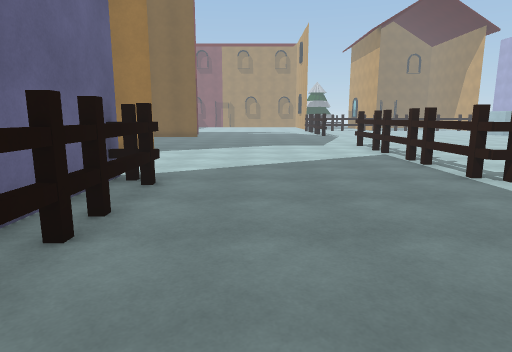
View 1 (above)

18 first-person views from a walk through a scene from a Unity 3-D project. The camera is 1.5 m above the floor, tilts 10° down and sees 75° across. The floor is counted in squares, 1 m on a side. Each view is taken from the middle of a square. On the plan, view 1 faces up. The plan holds only what a view shows up to about 15 squares ahead; the rest is blank. The place goes on beyond the plan. The player is left out. Some animated figures are not drawn.

View 2
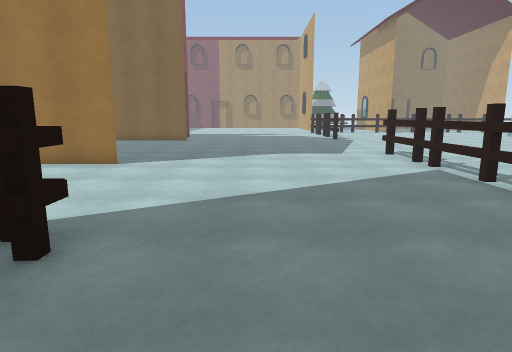

View 3
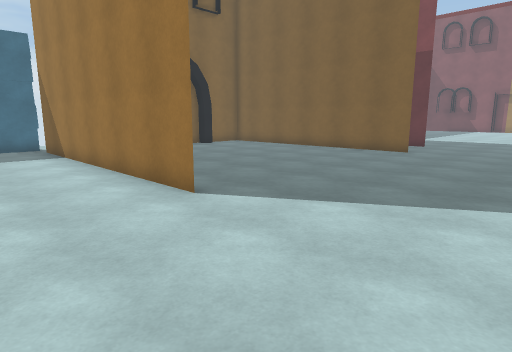

View 4
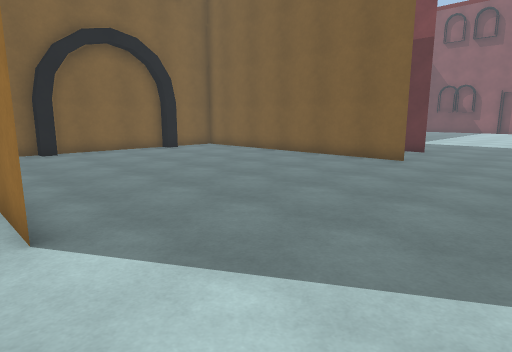

View 5
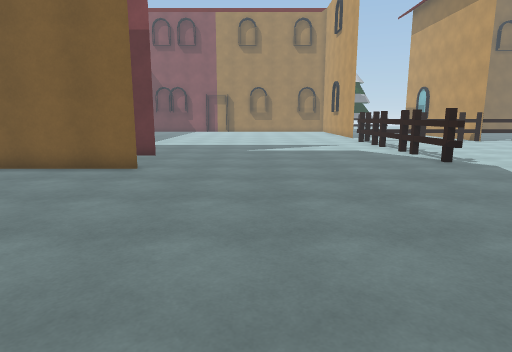

View 6
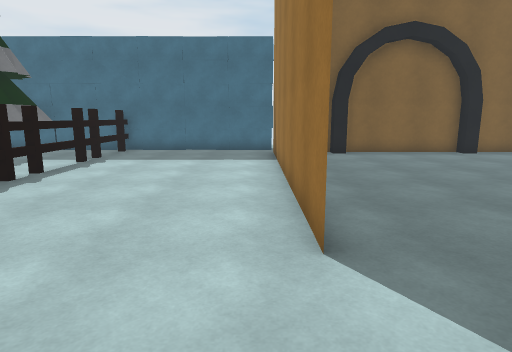

View 7
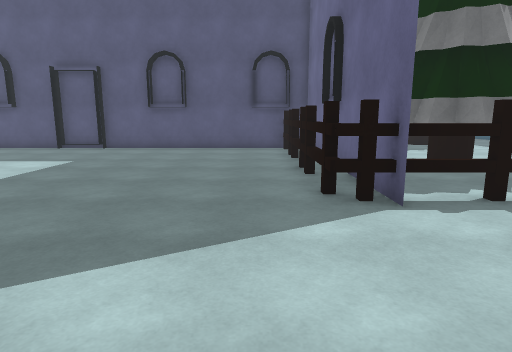

View 8
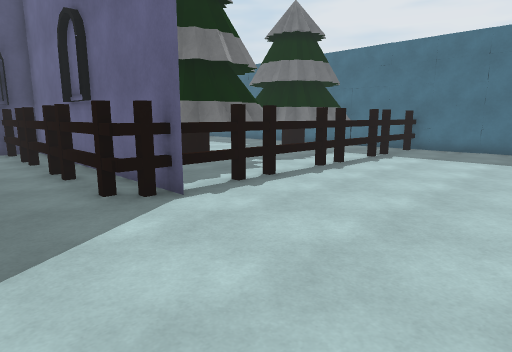

View 9
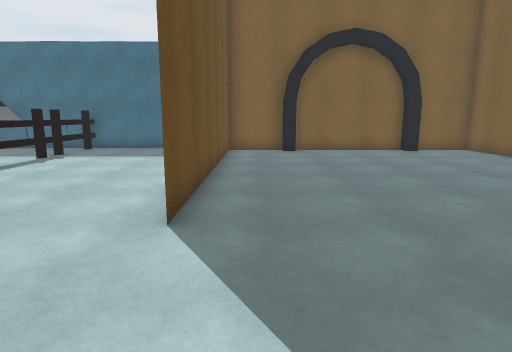

View 10
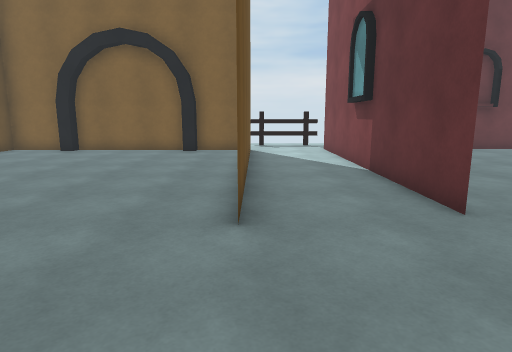

View 11
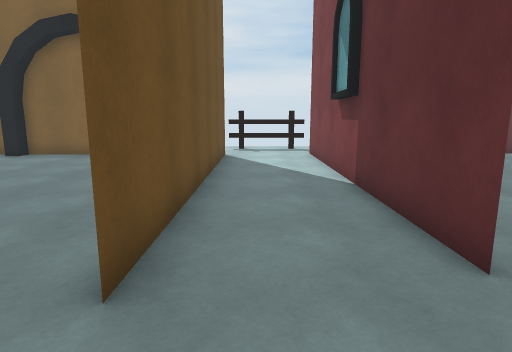

View 12
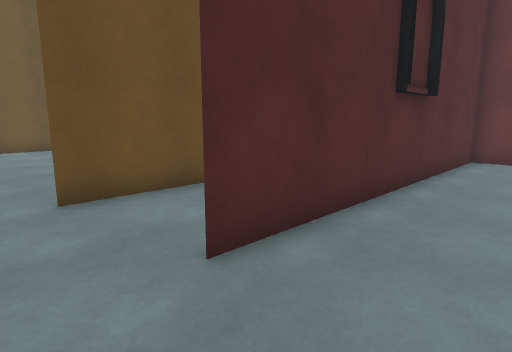

View 13
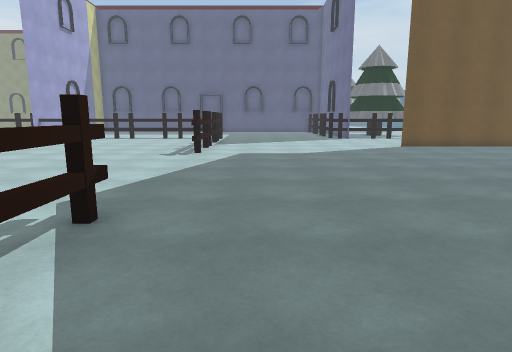

View 14
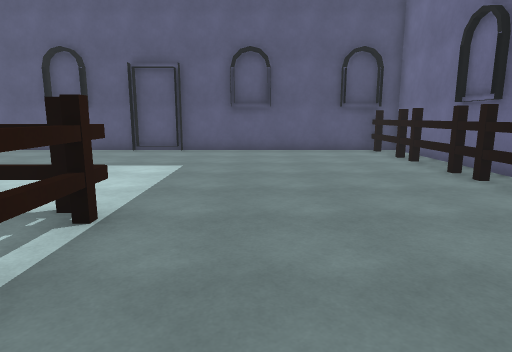

View 15
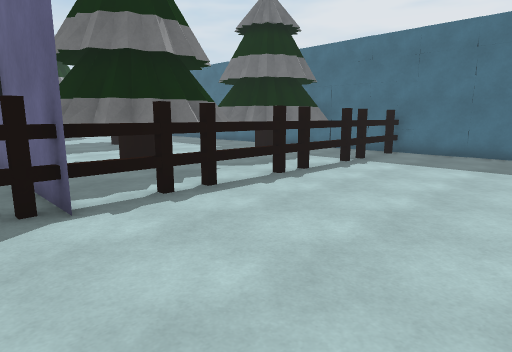

View 16
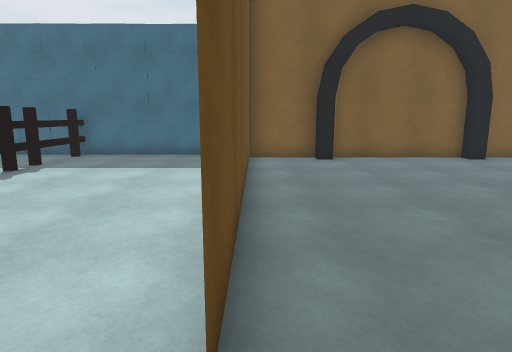

View 17
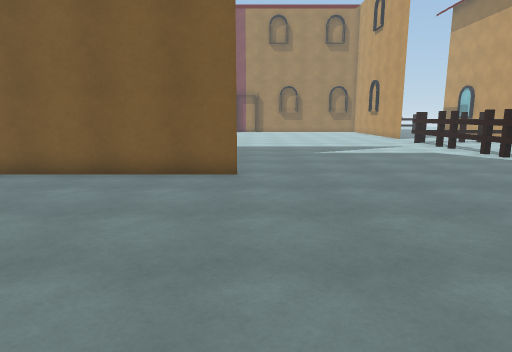

View 18
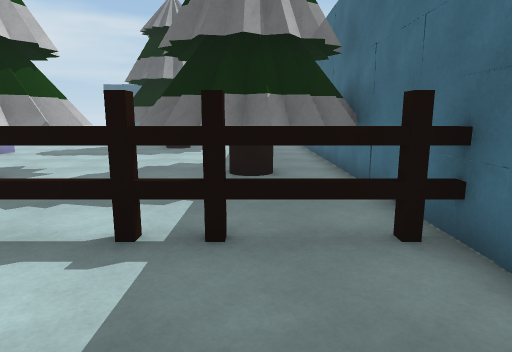

### Floor plan
Key: @ floor where view 1 was taken; # wall or solid block; . floor; F fence; H house; O other object.
Columns run from 17 left of view 1 to 6 right of it. Each row starts with its distance up from view 1.
 32         ...............F
 31    ....................F
 30  #.....................F
 29 .###########...........F
 28 .......................F
 27 .......................F
 26 ..HHHHHHHHHHH...........
 25  H......................
 24  H......................
 23  ##.....................
 22  H......................
 21  H......................
 20  H......................
 19  H......................
 18  HH....................F
 17  HH....................F
 16  H.....................F
 15 #HHHHHHHHHHHH..........F
 14 #......................F
 13 #......................F
 12 #......................F
 11 #......................F
 10 #......................F
  9 #......................F
  8 #FFFFFFFFFFFFF#........F
  7 # ........OO.##F........
  6 # .OO...OOOOO##F........
  5 #OOOOO.OO   OO#F........
  4 #O   OOOO ##OO#.........
  3 #O ##OO.O   OO#F........
  2 #O   O . OOOO #F........
  1 #.    .... .. #.........
  0 #..  ........ #F.@......
 -1 #.. ..........#F........
 -2 #.. ..  ......#........#
 -3  ..   OOO ....##

Where each view was taken, in squares from view 1:
view 1: 0 up, 0 right, facing up
view 2: 4 up, 0 right, facing up
view 3: 11 up, 1 right, facing up-left
view 4: 14 up, 0 right, facing up-left
view 5: 16 up, 1 left, facing up
view 6: 14 up, 1 left, facing left
view 7: 14 up, 1 left, facing down
view 8: 14 up, 0 right, facing down-left
view 9: 16 up, 0 right, facing left
view 10: 26 up, 0 right, facing left
view 11: 27 up, 2 left, facing left
view 12: 32 up, 3 left, facing down-left
view 13: 32 up, 3 right, facing down
view 14: 13 up, 3 right, facing down
view 15: 14 up, 2 left, facing down-left
view 16: 15 up, 3 left, facing left
view 17: 17 up, 4 left, facing up
view 18: 12 up, 14 left, facing down
